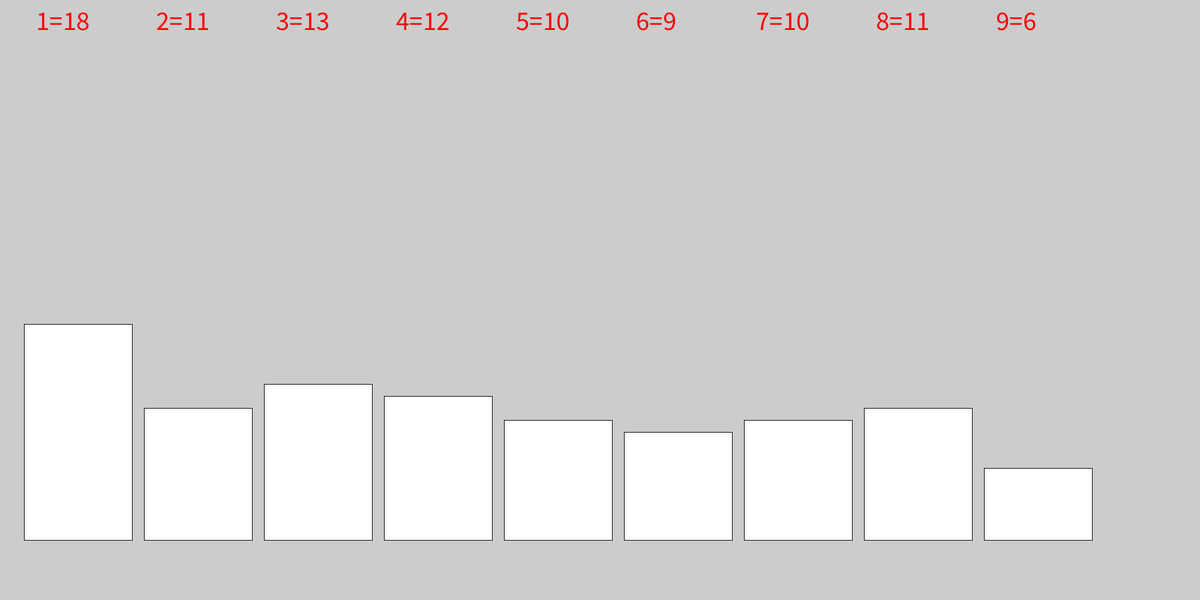
Frame 1 (no input)
Frame 60 (the mouse pressed at the canvas centre just before this capture): identical to frame 1, image omitted
Frame 120 (the mouse held since frame 60 and released just before this capture): identical to frame 1, image omitted

The Processing sketch that drew this single still picture (run headless with seeded random() and noise(); from frame 60 on, the mouse is pressed at the canvas centre):

// Processing sketch: sketch_9_sidet_terning
// ── sketch_9_sidet_terning.pde
int x1;
int x2;
int x3;
int x4;
int x5;
int x6;
int x7;
int x8;
int x9;
int x;
int y1;
int y2;
int y3;
int y4;
int y5;
int y6;
int y7;
int y8;
int y9;


void setup(){
size(2000,1000);
 for(int i = 0; i<100;i+=1){
    x=(int)random(1,10);
    
    
    for(int y1=x;y1==1;x1=x1+1  ){
      x1=x1+1;
      break;
    }
    for(int y2=x;y2==2;x2=x2+1  ){
      x2=x2+1;
      break;
    }
    for(int y3=x;y3==3;x3=x3+1  ){
      x3=x3+1;
      break;
    }
    for(int y4=x;y4==4;x4=x4+1  ){
      x4=x4+1;
      break;
    }
    for(int y5=x;y5==5;x5=x5+1  ){
      x5=x5+1;
      break;
    }
    for(int y6=x;y6==6;x6=x6+1  ){
      x6=x6+1;
      break;
    }
    for(int y7=x;y7==7;x7=x7+1  ){
      x7=x7+1;
      break;
    }
    for(int y8=x;y8==8;x8=x8+1  ){
      x8=x8+1;
      break;
    }
    for(int y9=x;y9==9;x9=x9+1  ){
      x9=x9+1;
      break;
    }
  
}
    println(x1);
   println(x2);
   println(x3);
   println(x4);
   println(x5);
   println(x6);
   println(x7);
   println(x8);
   println(x9);
   rect(40,900,180,-(20*x1));
   rect(240,900,180,-(20*x2));
   rect(440,900,180,-(20*x3));
   rect(640,900,180,-(20*x4));
   rect(840,900,180,-(20*x5));
   rect(1040,900,180,-(20*x6));
   rect(1240,900,180,-(20*x7));
   rect(1440,900,180,-(20*x8));
   rect(1640,900,180,-(20*x9));
  fill(255,0,0); 
  textSize(45);
  text("1=" + x1,60,50);
  text("2=" + x2,260,50);
  text("3=" + x3,460,50);
  text("4=" + x4,660,50);
  text("5=" + x5,860,50);
  text("6=" + x6,1060,50);
  text("7=" + x7,1260,50);
  text("8=" + x8,1460,50);
  text("9=" + x9,1660,50);
}





void draw(){
  
 
  

}
